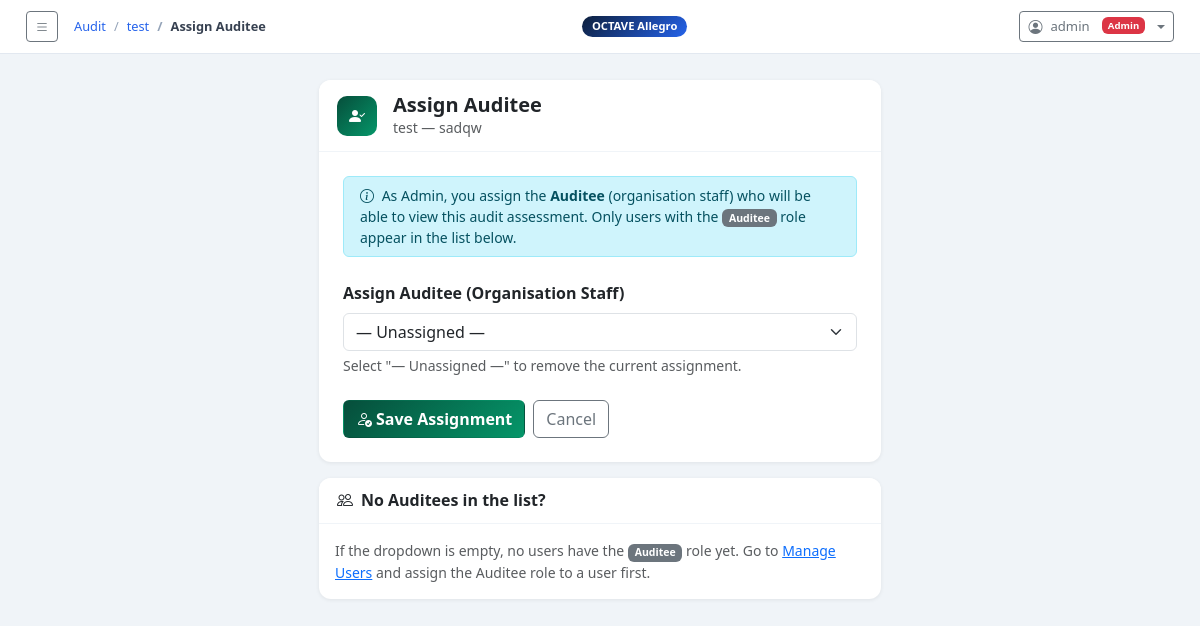
/audit/1/assign-auditee/ (signed in), run on the app's committed database.
### octave_app/models.py (models this page shows, shortened)
class AuditAssessment(models.Model):
    owner          = models.ForeignKey(User, on_delete=models.SET_NULL, null=True, blank=True,
                         related_name='audit_assessments')
    assigned_auditee = models.ForeignKey(User, on_delete=models.SET_NULL, null=True, blank=True,
                         related_name='assigned_audit_assessments')
    title          = models.CharField(max_length=255)
    organization   = models.CharField(max_length=255)
    scope          = models.TextField()
    assessor_name  = models.CharField(max_length=255)
    assessor_email = models.EmailField(blank=True)
    start_date     = models.DateField(default=timezone.now)
    end_date       = models.DateField(null=True, blank=True)
    status         = models.CharField(max_length=20, choices=AUDIT_STATUS_CHOICES, default='draft')
    notes          = models.TextField(blank=True)
    created_at     = models.DateTimeField(default=timezone.now)
    updated_at     = models.DateTimeField(auto_now=True)
    class Meta:
        ordering = ['-created_at']

### octave_app/views.py (the view, shortened to what this page needs)
# urls.py: path('audit/<int:pk>/assign-auditee/',                views.audit_assign_auditee,   name='audit_assign_auditee'),
@login_required
@admin_required
def audit_assign_auditee(request, pk):
    from .forms import AssignAuditeeAuditForm
    audit = get_object_or_404(AuditAssessment, pk=pk)
    form  = AssignAuditeeAuditForm(request.POST or None, instance=audit)
    return render(request, 'octave_app/audit/audit_assign_auditee.html', {
        'form': form, 'audit': audit,
    })

### octave_app/forms.py
class AssignAuditeeAuditForm(forms.ModelForm):
    class Meta:
        model  = AuditAssessment
        fields = ['assigned_auditee']
        widgets = {'assigned_auditee': forms.Select(attrs={'class': 'form-select'})}
    def __init__(self, *args, **kwargs):
        super().__init__(*args, **kwargs)
        self.fields['assigned_auditee'].queryset    = User.objects.filter(profile__role='auditee')
        self.fields['assigned_auditee'].required    = False
        self.fields['assigned_auditee'].empty_label = '— Unassigned —'
        self.fields['assigned_auditee'].label       = 'Assign Auditee (Organisation Staff)'

### octave_app/context_processors.py (called while the page is built)
def sidebar_ctx(request):
    return {'octave_steps': OCTAVE_STEPS}

### octave_app/views.py (called while the page is built)
def admin_required(view_func):
    @wraps(view_func)
    def wrapper(request, *args, **kwargs):
        if not request.user.is_authenticated:
            return redirect('login')
        try:
            if request.user.profile.role != 'admin':
                messages.error(request, 'Access denied. Admin role required.')
                return redirect('dashboard')
        except UserProfile.DoesNotExist:
            messages.error(request, 'No profile found.')
            return redirect('dashboard')
        return view_func(request, *args, **kwargs)
    return wrapper

### octave_app/templates/octave_app/audit/audit_assign_auditee.html (shortened to what this page needs)
{% extends 'octave_app/base.html' %}
{% block breadcrumb %}
<li class="breadcrumb-item"><a href="{% url 'audit_list' %}">Audit</a></li>
<li class="breadcrumb-item"><a href="{% url 'audit_detail' audit.pk %}">{{ audit.title|truncatechars:25 }}</a></li>
<li class="breadcrumb-item active">Assign Auditee</li>
{% endblock %}
{% block content %}
<div class="row justify-content-center">
  <div class="col-md-6">
    <div class="card">
      <div class="card-header d-flex align-items-center gap-3">
        <div style="width:40px;height:40px;border-radius:10px;background:linear-gradient(135deg,#064e3b,#059669);display:flex;align-items:center;justify-content:center;flex-shrink:0;">
          <i class="bi bi-person-check-fill text-white"></i>
        </div>
        <div>
          <h5 class="mb-0 fw-bold">Assign Auditee</h5>
          <div class="text-muted small">{{ audit.title }} — {{ audit.organization }}</div>
        </div>
      </div>
      <div class="card-body p-4">
        <div class="alert alert-info py-2 small mb-4">
          <i class="bi bi-info-circle me-1"></i>
          As Admin, you assign the <strong>Auditee</strong> (organisation staff) who will be able to view this audit assessment.
          Only users with the <span class="badge bg-secondary">Auditee</span> role appear in the list below.
        </div>
        <form method="post">
          <div class="mb-4">
            <label class="form-label fw-semibold">{{ form.assigned_auditee.label }}</label>
            {{ form.assigned_auditee }}
            <div class="form-text">Select "— Unassigned —" to remove the current assignment.</div>
          </div>
          <div class="d-flex gap-2">
            <button type="submit" class="btn fw-semibold" style="background:linear-gradient(135deg,#064e3b,#059669);color:#fff;">
              <i class="bi bi-person-check me-1"></i>Save Assignment
            </button>
            <a href="{% url 'audit_detail' audit.pk %}" class="btn btn-outline-secondary">Cancel</a>
          </div>
        </form>
      </div>
    </div>
    <div class="card mt-3">
      <div class="card-header"><h6 class="fw-bold mb-0"><i class="bi bi-people me-2"></i>No Auditees in the list?</h6></div>
      <div class="card-body small text-muted">
        If the dropdown is empty, no users have the <span class="badge bg-secondary">Auditee</span> role yet.
        Go to <a href="{% url 'user_list' %}">Manage Users</a> and assign the Auditee role to a user first.
      </div>
    </div>
  </div>
</div>
{% endblock %}

### octave_app/templates/octave_app/base.html (shortened to what this page needs)
<!DOCTYPE html>
<html lang="en">
<head>
  <link href="https://cdn.jsdelivr.net/npm/bootstrap@5.3.2/dist/css/bootstrap.min.css" rel="stylesheet">
  <link href="https://cdn.jsdelivr.net/npm/bootstrap-icons@1.11.3/font/bootstrap-icons.css" rel="stylesheet">
</head>
<body>
<div class="main full">
  <div class="topbar">
    <div class="d-flex align-items-center gap-3">
      <button class="btn btn-sm btn-outline-secondary" id="toggleSidebar">
        <i class="bi bi-list"></i>
      </button>
      <nav aria-label="breadcrumb">
        <ol class="breadcrumb">
          {% block breadcrumb %}<li class="breadcrumb-item active">Dashboard</li>{% endblock %}
        </ol>
      </nav>
    </div>
    <span class="ws-badge">OCTAVE Allegro</span>
    {% if user.is_authenticated %}
    <div class="dropdown ms-3">
      <button class="btn btn-sm btn-outline-secondary dropdown-toggle d-flex align-items-center gap-2" type="button" data-bs-toggle="dropdown">
        <i class="bi bi-person-circle"></i>
        <span style="font-size:.82rem">{{ user.get_full_name|default:user.username }}</span>
        {% with role=user.profile.role %}
        {% if role == 'admin' %}<span class="badge bg-danger ms-1" style="font-size:.6rem">Admin</span>
        {% elif role == 'auditor' %}<span class="badge bg-primary ms-1" style="font-size:.6rem">Auditor</span>
        {% else %}<span class="badge bg-secondary ms-1" style="font-size:.6rem">Auditee</span>{% endif %}
        {% endwith %}
      </button>
    </div>
    {% endif %}
  </div>
  <div class="content">
    {% block content %}{% endblock %}
  </div>
</div>
</body>
</html>

### octave_app/templates/octave_app/base.html (style rules this page uses)
:root { --navy:#0d1f3c;--navy2:#1a3558;--accent:#2563eb;--sidebar:270px }
body { background:#f0f4f8;font-family:'Segoe UI',system-ui,sans-serif }
.main { margin-left:var(--sidebar); min-height:100vh; display:flex; flex-direction:column; transition:margin-left .3s ease; }
.main.full { margin-left:0 !important; }
.topbar { background:#fff;border-bottom:1px solid #e2e8f0;padding:11px 26px;position:sticky;top:0;z-index:100;display:flex;align-items:center;justify-content:space-between }
.topbar .breadcrumb { margin:0;font-size:.8rem }
.topbar .breadcrumb-item a { color:var(--accent);text-decoration:none }
.topbar .breadcrumb-item.active { color:#374151;font-weight:600 }
.topbar .breadcrumb-item+.breadcrumb-item::before { color:#94a3b8 }
.content { padding:26px;flex:1 }
.card { border:none;border-radius:12px;box-shadow:0 1px 4px rgba(0,0,0,.07) }
.card-header { background:#fff;border-bottom:1px solid #f0f4f8;border-radius:12px 12px 0 0!important;padding:13px 18px }
.ws-badge { background:linear-gradient(135deg,var(--navy),var(--accent));color:#fff;border-radius:16px;padding:2px 10px;font-size:.7rem;font-weight:700 }

### data on the page
AuditAssessment: title "test", organization "sadqw", assigned_auditee "— Unassigned —"

### other printed values
{{ user.get_full_name|default:user.username }} "admin"
